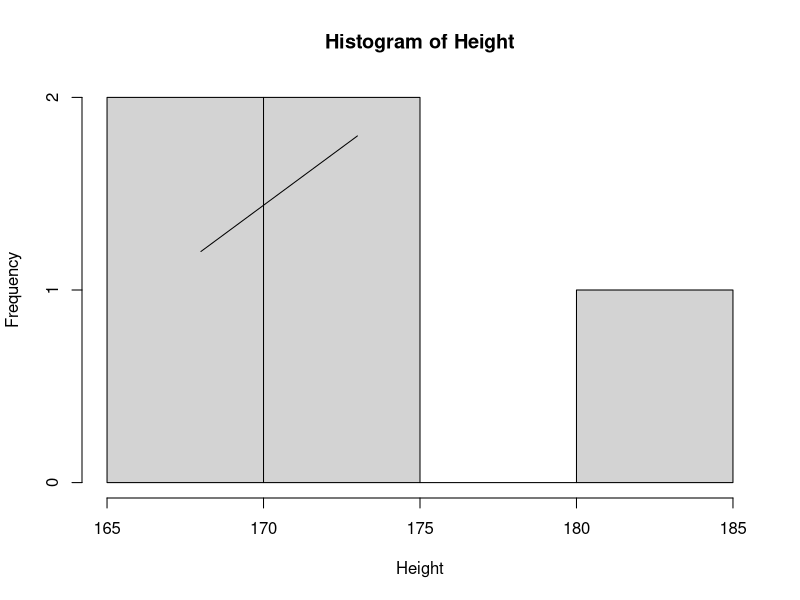

Reproduce this figure in R.
## Add lines
Height = c(170,169,182,175,173)
hist(Height)

X1 = c(168)
X2 = c(173)
Y1 = c(1.2)
Y2 = c(1.8)

segments(X1,Y1,X2,Y2)